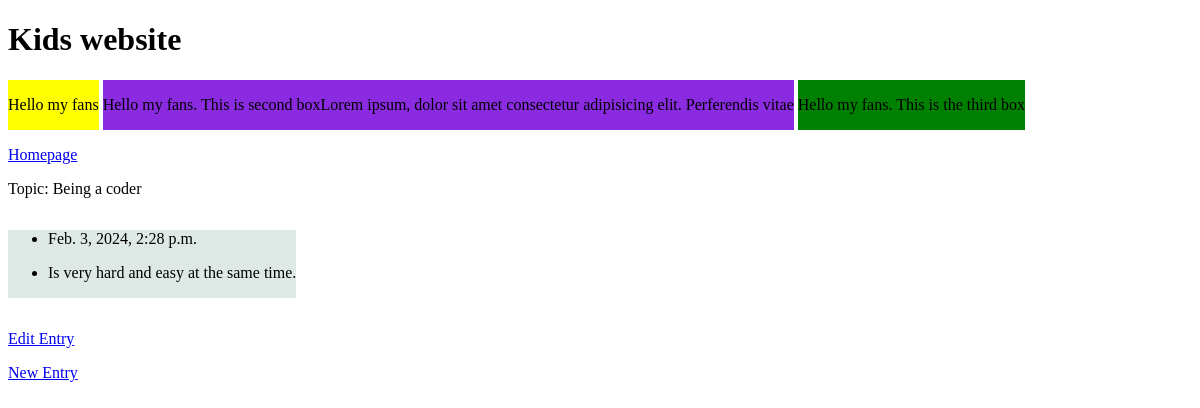
Page /topic/3/ on the earlier database version.
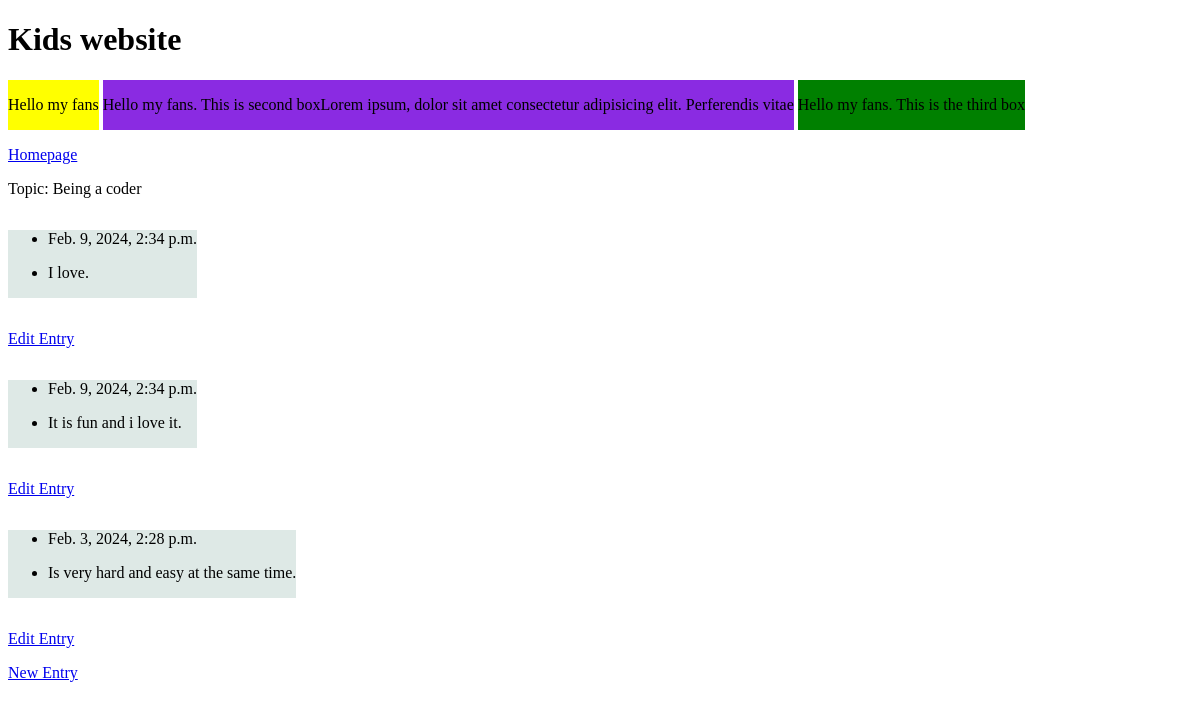
Same page on the later database version.
### learning_logs/models.py (models this page shows, shortened)
class Entry(models.Model):
    topic = models.ForeignKey(Topic, on_delete=models.CASCADE)
    text = models.TextField()
    date_added = models.DateTimeField(auto_now_add=True)
    class Meta:
        verbose_name_plural = "entries"

### learning_logs/views.py (the view)
# urls.py: path("topic/<int:topic_id>/", views.topic, name='topic'),
def topic(request, topic_id):
    topic = Topic.objects.get(id=topic_id)
    entries = topic.entry_set.order_by('-date_added')
    context = {'topic': topic, 'entries': entries}
    return render(request, 'learning_logs/topic.html', context)

### learning_logs/models.py (called while the page is built)
    def __str__(self):
        return self.text

### templates/learning_logs/topic.html
{% extends 'base.html' %}
{% load static %}
{% block content %}
<a href="{% url 'home' %}"><p>Homepage</p></a>
<p>Topic: {{ topic }}</p>
{% for entry in entries %}
  <ul class="topic-box">
    <li>{{ entry.date_added }}</li>
    <li>{{ entry.text|linebreaks }}</li>
  </ul>
  <p>
  <a href="{% url 'edit_entry' entry.id %}"><p>Edit Entry</p></a>
</p>
{% empty %}
  <p>No entries yet.</p>
{% endfor %}
<a href="{% url 'new_entry' topic.id %}"><p>New Entry</p></a>
{% endblock content %}

Differences in the rows shown:
added Entry: date_added "Feb. 9, 2024, 2:34 p.m.", text "I love."
added Entry: date_added "Feb. 9, 2024, 2:34 p.m.", text "It is fun and i love it."
